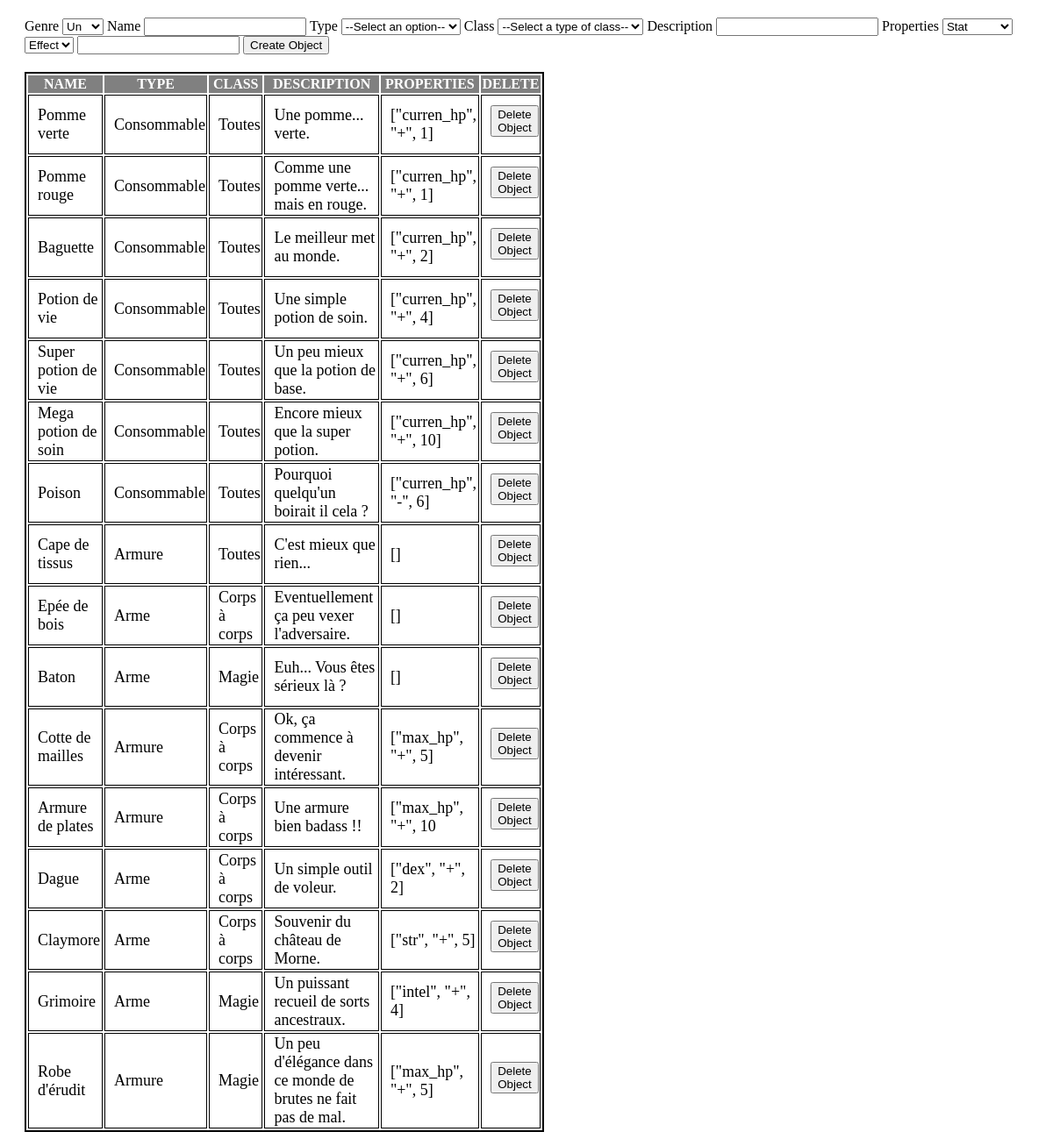
Page /back/forms/create_object.php on the committed database.
### tables this page shows
CREATE TABLE `objects` (
  `id` bigint unsigned NOT NULL AUTO_INCREMENT,
  `created_at` timestamp NULL DEFAULT NULL,
  `updated_at` timestamp NULL DEFAULT NULL,
  `name` text NOT NULL,
  `type` text NOT NULL,
  `class` text NOT NULL,
  `description` text NOT NULL,
  `properties` text NOT NULL,
  `genre` text NOT NULL,
  PRIMARY KEY (`id`)
);

### back/controllers/Controller.php (called while the page is built, shortened)
<?php
class Controller
{
    public function getAllData ($sql) {
        try {
            $pdo = new PDO("mysql:host=".SERVER_NAME.";dbname=".DB_NAME, USERNAME, PASSWORD);
            $pdo->setAttribute(PDO::ATTR_ERRMODE, PDO::ERRMODE_EXCEPTION);
            $sth = $pdo->prepare($sql);
            $sth->execute();
            return $sth->fetchAll(PDO::FETCH_ASSOC);
        } catch (PDOException $e) {
            echo "Error in Controller: " . $e->getMessage();
        }
    }
}

### back/controllers/ObjectController.php (called while the page is built, shortened)
<?php
include_once 'Controller.php';
class ObjectController extends Controller
{
    private string $table;
    function __construct()
    {
        $this->table = "objects";
    }
    public function index ()
    {
        $sql = "SELECT * FROM $this->table";
        return $this->getAllData($sql);
    }
}

### back/forms/create_object.php (the view, shortened to what this page needs)
<?php
    include_once './back/controllers/ObjectController.php';
    $indexObjects = new ObjectController();
    $objects = $indexObjects->index();
?>
<form action="" method="POST" class="form">
    <label>Genre</label>
    <select name="genre">
        <option>Un</option>
    </select>
    <label>Name</label>
    <input type="text" name="name">
    <label>Type</label>
    <select name="type">
        <option disabled selected value>--Select an option--</option>
    </select>
    <label>Class</label>
    <select name="class">
        <option disabled selected value>--Select a type of class--</option>
    </select>
    <label>Description</label>
    <input type="text" name="description">
    <label>Properties</label>
    <select name="props_stat">
        <option disabled selected value>Stat</option>
    </select>
    <select name="props_effect">
        <option disabled selected value>Effect</option>
    </select>
    <input type="number" name="props_number">
    <button type="submit">Create Object</button>
</form>
<table class="objectTable">
    <thead>
    <tr>
        <td class="header">NAME</td>
        <td class="header">TYPE</td>
        <td class="header">CLASS</td>
        <td class="header">DESCRIPTION</td>
        <td class="header">PROPERTIES</td>
        <td class="header">DELETE</td>
    </tr>
    </thead>
    <tbody>
    <?php
    foreach ($objects as $object) {
        echo "<tr>";
        echo "<td class='col'>".$object['name']."</td>";
        echo "<td class='col'>".$object['type']."</td>";
        echo "<td class='col'>".$object['class']."</td>";
        echo "<td class='col'>".$object['description']."</td>";
        echo "<td class='col'>".$object['properties']."</td>";
        echo "<td class='col'><form action='' method='POST'><input type='hidden' name='delete_object' value='".$object['id']."'><button class='deleteBtn' type='submit'>Delete Object</button></form></td>";
        echo "</tr>";
    }
    ?>
    </tbody>
</table>

### back/forms/create_object.php (style rules this page uses)
.form { margin: 20px 0px 0px 20px; }
.objectTable { border: black 2px solid; width: 50%; margin: 20px 0px 0px 20px; }
.col { font-size: 18px; padding-left: 10px; border: black 1px solid; }
.deleteBtn { margin-top: 10px; }
.header { font-size: 16px; font-weight: bold; text-align: center; color: white; background: gray; }

### rows in the picture
objects: name "Pomme verte", type "Consommable", class "Toutes", description "Une pomme... verte.", properties "[\"curren_hp\", \"+\", 1]"
objects: name "Pomme rouge", type "Consommable", class "Toutes", description "Comme une pomme verte... mais en rouge.", properties "[\"curren_hp\", \"+\", 1]"
objects: name "Baguette", type "Consommable", class "Toutes", description "Le meilleur met au monde.", properties "[\"curren_hp\", \"+\", 2]"
objects: name "Potion de vie", type "Consommable", class "Toutes", description "Une simple potion de soin.", properties "[\"curren_hp\", \"+\", 4]"
objects: name "Super potion de vie", type "Consommable", class "Toutes", description "Un peu mieux que la potion de base.", properties "[\"curren_hp\", \"+\", 6]"
objects: name "Mega potion de soin", type "Consommable", class "Toutes", description "Encore mieux que la super potion.", properties "[\"curren_hp\", \"+\", 10]"
objects: name "Poison", type "Consommable", class "Toutes", description "Pourquoi quelqu'un boirait il cela ?", properties "[\"curren_hp\", \"-\", 6]"
objects: name "Cape de tissus", type "Armure", class "Toutes", description "C'est mieux que rien...", properties "[]"
objects: name "Epée de bois", type "Arme", class "Corps à corps", description "Eventuellement ça peu vexer l'adversaire.", properties "[]"
objects: name "Baton", type "Arme", class "Magie", description "Euh... Vous êtes sérieux là ?", properties "[]"
objects: name "Cotte de mailles", type "Armure", class "Corps à corps", description "Ok, ça commence à devenir intéressant.", properties "[\"max_hp\", \"+\", 5]"
objects: name "Armure de plates", type "Armure", class "Corps à corps", description "Une armure bien badass !!", properties "[\"max_hp\", \"+\", 10"
objects: name "Dague", type "Arme", class "Corps à corps", description "Un simple outil de voleur.", properties "[\"dex\", \"+\", 2]"
objects: name "Claymore", type "Arme", class "Corps à corps", description "Souvenir du château de Morne.", properties "[\"str\", \"+\", 5]"
objects: name "Grimoire", type "Arme", class "Magie", description "Un puissant recueil de sorts ancestraux.", properties "[\"intel\", \"+\", 4]"
objects: name "Robe d'érudit", type "Armure", class "Magie", description "Un peu d'élégance dans ce monde de brutes ne fait pas de mal.", properties "[\"max_hp\", \"+\", 5]"
